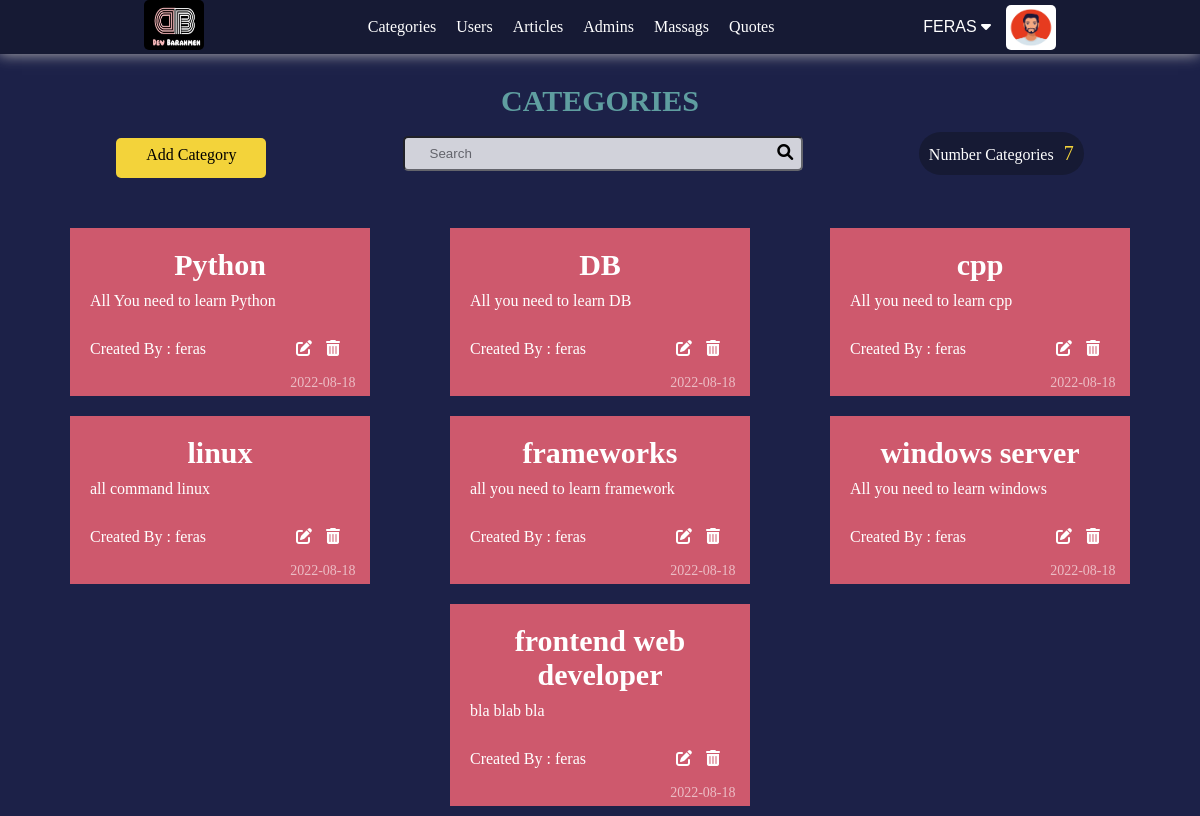
The page /admin/categories.php (signed in) on the database as committed earlier.
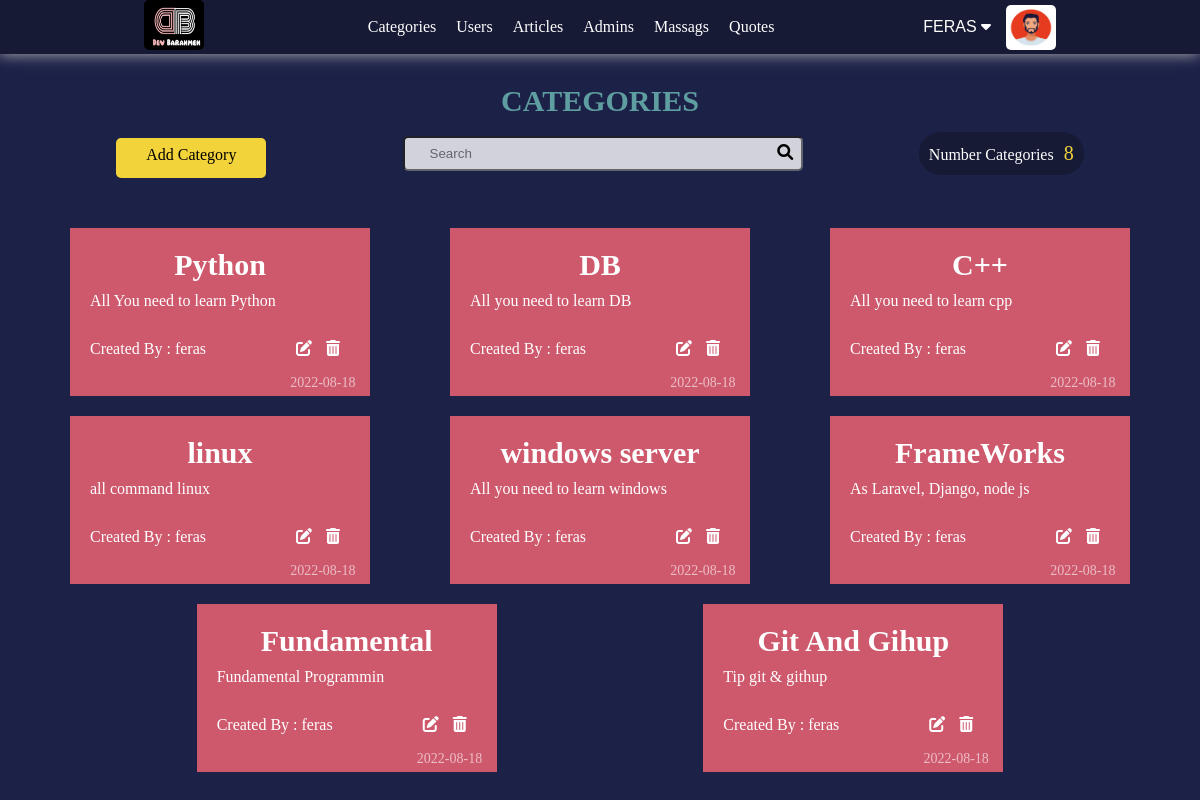
The same page on the database as committed later.
### tables this page shows
CREATE TABLE `users` (
  `IdUser` int(11) NOT NULL COMMENT 'Identify user number',
  `userName` char(255) NOT NULL,
  `password` varchar(255) NOT NULL,
  `email` varchar(255) NOT NULL,
  `fullName` varchar(255) NOT NULL,
  `aboutYou` varchar(255) NOT NULL,
  `langAndTools` varchar(255) NOT NULL,
  `permission` tinyint(11) NOT NULL,
  `age` tinyint(4) NOT NULL,
  `imageName` varchar(255) DEFAULT NULL,
  `dataRegister` date NOT NULL
);

CREATE TABLE `categories` (
  `IdCategory` int(11) NOT NULL,
  `titleCategory` varchar(255) NOT NULL,
  `content` varchar(100) NOT NULL,
  `additionDate` date NOT NULL,
  `IDwriter` int(11) NOT NULL
);

### admin/init.php (called while the page is built, shortened)
<?php
    include("config.php");
    $tpl            = 'include/templates/';
    $css            = 'layout/backend.css';
    $commfilesCSS   = '../commonBetweenBackFront/css/';
    $commfilesImags =  '../commonBetweenBackFront/images/';
    $commfilesPHP   = '../commonBetweenBackFront/php/';
    include($commfilesPHP. 'functions.php');
    include($tpl . 'header.php');
    if (!function_exists('SetNav')) {
        function SetNav() {
            global $tpl;
            include($tpl . 'nav.php');
        }
    }

### admin/categories.php (the view, shortened to what this page needs)
<?php
    include ('init.php');
    SetNav();
    function PrintCategories() {
        $data = Queries::FromTable("categories.*, users.IdUser, users.userName", "categories", "INNER JOIN users ON users.IdUser = categories.IDwriter");
        if ( !empty($data))  {
            foreach($data as $info ) {
                ?>
                    <div class="category">
                        <div class="content-category">
                            <h4><?php echo $info['titleCategory'] ?></h4>
                            <p class="content"><?php echo $info['content'] ?></p>
                        </div>
                        <div class="info-category">
                            <div class="layout">
                                <div class="optins">
                                    <a href="#" class="writer" data-hover="created by"><span>Created By : </span><span class="name"><?php echo $info['userName'] ?></span></a>
                                    <div class="">
                                        <a href="categories.php?categoriesAction=edit&IdCategory=<?php echo $info['IdCategory'] ?>" class="process-btn" data-hover="Edit"><i class="fa-solid fa-pen-to-square"></i></a>
                                        <a href="categories.php?categoriesAction=delete&IdCategory=<?php echo $info['IdCategory'] ?>"  onclick="return Confirm()" class="process-btn" data-hover="Delete"><i class="fa-solid fa-trash-can"></i></a>
                                    </div>
                                </div>
                                <span class="date-category"><?php echo $info['additionDate'] ?></span>
                            </div>
                        </div>
                    </div>
                <?php
            }
        } else {
            ?> <div class=""><?php GlobalFunctions::AlertMassage("Not Add Any Category Yet ", "info"); ?> </div> <?php
        }
    }
        ?>
        <?php
function MainStructer () {
    ?>
        <h3 class="h-title">Categories</h3>
        <div class="additions">
                <a href="categories.php?categoriesAction=add" class="form-btn">Add Category</a>
                <div class="search">
                    <i class="fa-solid fa-magnifying-glass"></i>
                    <input type="search" placeholder="Search" id="gsearch" name="gsearch">
                </div>
                <div class="number-articles">
                    <span>Number Categories</span> <span class="num"><?php echo  Queries::Counter("IdCategory", 'categories') ?></span>
                </div>
            </div>
        <div class="page-category">
            <?php PrintCategories() ?>
        </div>
    <?php
}
    function Controller() {
        switch (GetRequests::GetValueGet('categoriesAction')) {
            default:
                MainStructer();
                break;
        }
    }
    Controller();
    include ($tpl . 'footer.php');

### admin/include/templates/header.php (shortened to what this page needs)
<!DOCTYPE html>
<html lang="en">
    <head>
        <link rel="stylesheet" href="static\..\<?php echo $css ?>">
        <link rel="stylesheet" href="<?php echo $commfilesCSS?>navigationBar.css">
        <link rel="stylesheet" href="<?php echo  $commfilesCSS ?>globalEdit.css">
        <link rel="stylesheet" href="<?php echo  $commfilesCSS ?>all.min.css">
    </head>
    <body>

### admin/include/templates/nav.php (shortened to what this page needs)
<?php
    function NavStructer() {
        global $commfilesImags;
        global $commfilesuploaded;
        ?>
                <nav>
                    <div class="logo"><a href="dashbord.php"><img src="<?php echo $commfilesImags ?>logos/logo.jpg" alt="Logo"></a></div>
                    <div class="bar">
                        <ul>
                            <li><a href="categories.php">Categories</a></li>
                            <li><a href="users.php">Users</a></li>
                            <li><a href="articles.php">Articles</a></li>
                            <li><a href="#">Admins</a></li>
                            <li><a href="#">Massags</a></li>
                            <li><a href="#">Quotes</a></li>
                        </ul>
                    </div>
                    <div class="options-user">
                        <?php Images::SetImg($commfilesuploaded.'users/', Images::GetNameImgFromDB('imageName', 'users', "Where IdUser = " .  Sessions::GetValueSessionDepKey('IdUser')), 'profile-pictuer') ?>
                        <div class="label-dropdown">
                            <div class="pull-right">
                                <div class="dropdown label-dropdown">
                                    <button onclick="myFunction()" class="dropbtn name-in-nav">
                                        <?php echo $_SESSION['adminName'] ?>  <i class="fa-solid fa-caret-down" aria-hidden="true"></i>
                                </div>
                            </div>
                        </div>
                    </div>
                </nav>
        <?php
    }
    NavStructer();

### commonBetweenBackFront/php/functions.php (shortened to what this page needs)
        ?> <div class="alert <?php echo $typeAlert?>"><?php echo $mass?></div> <?php
class Queries {
    public static function FromTable($filed='*', $table, $condition=NULL, $typeFetch = 'fetchAll', $ordered = null, $typeOrders = 'DESC', $limit = NULL) {
        global $db;
        if($ordered === null) {
            $stmt = $db->prepare("SELECT $filed FROM $table $condition $limit");
        }
        else
            $stmt = $db->prepare("SELECT $filed FROM $table $condition ORDER BY $ordered $typeOrders $limit");
        $stmt->execute();
        if ($typeFetch === 'fetchAll')
            $requerd = $stmt->fetchAll();
        elseif($typeFetch === 'fetch') {
            $requerd = $stmt->fetch();
        }
        return $requerd;
    }
    public static function Counter($columnName, $tableName, $where = NULL) {
        global $db;
        $stmt = $db->prepare("SELECT COUNT($columnName) FROM $tableName $where");
        $stmt->execute();
        $number = $stmt->fetch();
        if ($stmt->rowCount() > 0 ) {
            return $number[0];
        } else {
            echo "Random Nubmer";
        }
    }
}
class GetRequests {
    public static function IfGet() {
        if(! empty($_GET)) {
            return true;
        } else {
            return false;
        }
    }
}
class Images {
    public static function GetNameImgFromDB($nameCol, $nameTable , $where ) {
        return  Queries::FromTable($nameCol, $nameTable,  $where , 'fetch')['imageName'];
    }
    public static function SetImg($path, $nameImg, $class = NULL ) {
        global $commfilesImags;
        if ( ! empty ($nameImg)) {
            ?> <img src="<?php echo $path . $nameImg ?>" alt="Image" class="<?php echo $class ?>"> <?php
        } else {
            ?>  <img src="<?php echo $commfilesImags ?>/imagesProject/defaultImg.jpg" alt="Image" class="<?php echo $class ?>"> <?php
        }
    }
}

### admin/include/templates/footer.php (shortened to what this page needs)
</body>
</html>

### admin/layout/backend.css (style rules this page uses)
.process-btn:before { content: attr(data-hover); visibility: hidden; opacity: 0; width: 80px; background-color: black; color: #fff; text-align: center; border-radius: 5px; padding: 5px 0; transition: opacity 1s ease-in-out; position: absolute; z-index: 1; left: -46%; top: 70%; }
.additions { height: fit-content; display: flex; align-items: center; justify-content: space-evenly; }
.additions a { text-align: center; }
.additions .search i { position: relative; left: 94%; color: black; z-index: 3; }
.additions .search input { padding: 8px 25px; width: 400px; border-radius: 5px; outline: none; opacity: .8; }
.additions .number-articles { background-color: var(--bbackground-color); padding: 10px; border-radius: 50px; transition: .2s ease-in-out; }
.additions .number-articles .num { color: var(--assistant); font-size: 20px; margin: 0 0 0 6px; }
.page-category { display: flex; width: 100%; justify-content: space-evenly; flex-wrap: wrap; margin-top: 40px; }
.page-category .category { background-color: var(--color-cards); padding: 20px; width: 300px; margin: 10px; }
.page-category .category .content-category h4 { text-align: center; margin-bottom: 10px; font-size: 30px; font-weight: bold; }
.page-category .category .info-category .date-category { font-size: 14px; position: relative; left: 77%; top: 15px; opacity: .6; width: fit-content; }
.page-category .category .info-category .layout { margin-top: 10px; }
.page-category .category .info-category .layout .optins a { color: white; margin-right: 10px; }
.page-category .category .info-category .layout a span { color: white; }
.page-category .category .info-category .layout .optins { margin-top: 30px; display: flex; justify-content: space-between; }

### commonBetweenBackFront/css/navigationBar.css (style rules this page uses)
nav { background-color: #161A34; display: flex; justify-content: space-evenly; align-items: center; box-shadow: -1px 0 14px #b9b7b7; }
.logo img { width: 60px; height: 50px; border-radius: 5px; }
nav ul { display: flex; justify-content: space-between; }
nav ul li { margin-left: 20px; transition: all 1s; }
nav ul li a { color: white; }
.options-user { display: flex; flex-direction: row-reverse; justify-content: center; align-items: center; }
.profile-pictuer { width: 50px; height: 45px; border-radius: 5px; margin-left: 10px; }
.name-in-nav { display: inline; text-transform: uppercase; font-size: 13px; }

### commonBetweenBackFront/css/globalEdit.css (style rules this page uses)
* { -moz-box-sizing: border-box; -webkit-box-sizing: border-box; box-sizing: border-box; padding: 0px; margin: 0px; }
:root { --main-color: #1C2148; --bbackground-color: #161A34; --assistant: #f3d33a; --titels: cadetblue; --sun-theam: white; --danger: #ed6464; --info: rgb(135, 222, 239); --success: rgb(147, 227, 147); --desine-one: #81ecec; --color-cards: #ce596d; }
html { scroll-behavior: smooth; }
body { background-color: #1C2148; color: var(--sun-theam); height: 85vh; }
ul { list-style: none; }
a { text-decoration: none; }
.dropbtn { color: var(--therd-color); padding: 5px; font-size: 16px; border: none; width: fit-content; height: auto; cursor: pointer; z-index: 1000; background-color: inherit; }
.dropdown { position: relative; display: inline-block; }
.h-title { text-align: center; margin-top: 20px; color: var(--titels); padding: 10px; border-radius: 10px; text-transform: uppercase; font-size: 30px; }
.form-btn { margin-top: 10px; padding: 8px; border-radius: 5px; background-color: var(--assistant); width: 150px; height: 40px; color: black; transition-duration: .2s; transition-timing-function: ease-in-out; border: none; outline: none; }

Rows that differ between the two databases and show on the page:
removed categories: titleCategory "frameworks", content "all you need to learn framework", IDwriter.userName "feras", additionDate "2022-08-18"
removed categories: titleCategory "frontend web developer", content "bla blab bla", IDwriter.userName "feras", additionDate "2022-08-18"
changed categories "All you need to learn cpp": titleCategory "cpp" → "C++"
added categories: titleCategory "FrameWorks", content "As Laravel, Django, node js", IDwriter.userName "feras", additionDate "2022-08-18"
added categories: titleCategory "Fundamental", content "Fundamental Programmin", IDwriter.userName "feras", additionDate "2022-08-18"
added categories: titleCategory "Git And Gihup", content "Tip git & githup", IDwriter.userName "feras", additionDate "2022-08-18"
Other text that changed with them:
Queries::Counter("IdCategory", 'categories'): "7" → "8"
